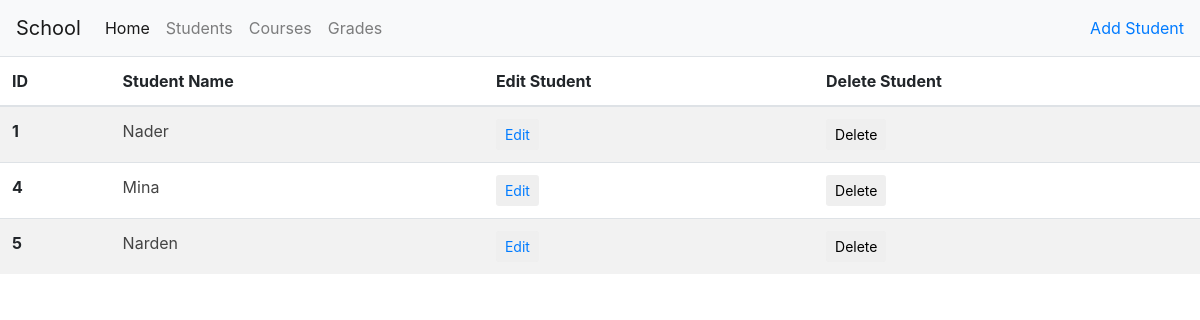
The app's page /Class/students/ with its own data.
### Class/models.py (models this page shows, shortened)
class Student(models.Model):
    student_name = models.CharField(max_length=100)
    age = models.IntegerField()
    course = models.ManyToManyField(Course)

### Class/views.py (the view)
class StudentView(generic.ListView):
    template_name = 'Class/students.html'
    context_object_name = 'all_students'
    def get_queryset(self):
        return Student.objects.all()

### Class/templates/Class/students.html (shortened to what this page needs)
{% extends 'Class/base.html' %}
{% block search-add %}
     <ul class="nav navbar-nav  navbar-right">
            <li>
                    <a  href="{% url 'student-add' %}">
                             Add Student
                    </a>
            </li>
        </ul>
{% endblock %}
{% block body %}
    {% if all_students %}
        <table class="table table-striped">
            <thead>
                <tr>
                  <th scope="col">ID</th>
                  <th scope="col">Student Name</th>
                  <th scope="col">Edit Student</th>
                  <th scope="col">Delete Student</th>
                </tr>
              </thead>
            <tbody>
            {% for student in all_students  %}
                <tr>
                      <th scope="row">{{ student.id }} </th>
                      <td><a href="/Class/students/{{ student.id }}/details" style="color: #444444">{{ student.student_name}}</a></td>
                      <td>
                          <button type="submit" class="btn btn-default btn-sm">
                              <a  href="/Class/students/{{ student.id }}">Edit</a>
                          </button>
                      </td>
                      <td>
                          <form action="{% url 'DeleteStudent' student.id%}" method="POST" style="display: inline;">
                                <button type="submit" class="btn btn-default btn-sm">
                                    <span class="glyphicon glyphicon-trash">Delete</span>
                                </button>
                          </form>
                      </td>
                </tr>
             {% endfor %}
            </tbody>
        </table>
        {% else %}
            <h3>No Students </h3>
    {% endif %}
{% endblock %}

### records on screen
Student: id "1", student_name "Nader"
Student: id "4", student_name "Mina"
Student: id "5", student_name "Narden"
